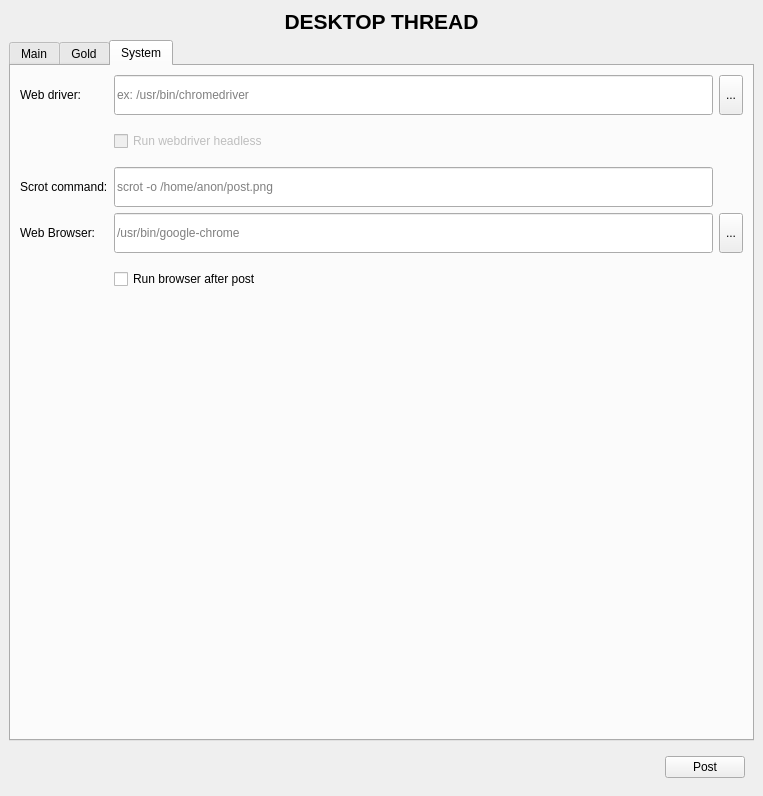
<?xml version="1.0" encoding="UTF-8"?>
<ui version="4.0">
 <author>Jordan Thomas</author>
 <class>MainWindow</class>
 <widget class="QMainWindow" name="MainWindow">
  <property name="geometry">
   <rect>
    <x>0</x>
    <y>0</y>
    <width>763</width>
    <height>796</height>
   </rect>
  </property>
  <property name="windowTitle">
   <string>MainWindow</string>
  </property>
  <property name="autoFillBackground">
   <bool>false</bool>
  </property>
  <widget class="QWidget" name="centralwidget">
   <layout class="QGridLayout" name="gridLayout">
    <item row="1" column="0">
     <widget class="QTabWidget" name="tabWidget">
      <property name="enabled">
       <bool>true</bool>
      </property>
      <property name="tabShape">
       <enum>QTabWidget::Rounded</enum>
      </property>
      <property name="currentIndex">
       <number>2</number>
      </property>
      <widget class="QWidget" name="MainTab">
       <attribute name="title">
        <string>Main</string>
       </attribute>
       <layout class="QFormLayout" name="formLayout">
        <item row="1" column="0">
         <widget class="QLabel" name="NameFieldLabel">
          <property name="minimumSize">
           <size>
            <width>69</width>
            <height>34</height>
           </size>
          </property>
          <property name="text">
           <string>Name:</string>
          </property>
          <property name="alignment">
           <set>Qt::AlignRight|Qt::AlignTrailing|Qt::AlignVCenter</set>
          </property>
          <property name="textInteractionFlags">
           <set>Qt::LinksAccessibleByKeyboard|Qt::LinksAccessibleByMouse</set>
          </property>
          <property name="buddy">
           <cstring>NameField</cstring>
          </property>
         </widget>
        </item>
        <item row="1" column="1">
         <widget class="QLineEdit" name="NameField">
          <property name="sizePolicy">
           <sizepolicy hsizetype="Expanding" vsizetype="Fixed">
            <horstretch>0</horstretch>
            <verstretch>0</verstretch>
           </sizepolicy>
          </property>
          <property name="minimumSize">
           <size>
            <width>0</width>
            <height>30</height>
           </size>
          </property>
          <property name="maximumSize">
           <size>
            <width>32768</width>
            <height>20</height>
           </size>
          </property>
          <property name="baseSize">
           <size>
            <width>30</width>
            <height>30</height>
           </size>
          </property>
          <property name="text">
           <string/>
          </property>
          <property name="maxLength">
           <number>5</number>
          </property>
          <property name="frame">
           <bool>true</bool>
          </property>
          <property name="alignment">
           <set>Qt::AlignLeading|Qt::AlignLeft|Qt::AlignVCenter</set>
          </property>
          <property name="placeholderText">
           <string>Anonymous</string>
          </property>
          <property name="clearButtonEnabled">
           <bool>true</bool>
          </property>
         </widget>
        </item>
        <item row="2" column="0">
         <widget class="QLabel" name="CommentFieldLabel">
          <property name="text">
           <string>Comment:</string>
          </property>
          <property name="alignment">
           <set>Qt::AlignRight|Qt::AlignTrailing|Qt::AlignVCenter</set>
          </property>
          <property name="buddy">
           <cstring>CommentField</cstring>
          </property>
         </widget>
        </item>
        <item row="2" column="1">
         <widget class="QTextEdit" name="CommentField">
          <property name="maximumSize">
           <size>
            <width>32768</width>
            <height>100</height>
           </size>
          </property>
          <property name="sizeAdjustPolicy">
           <enum>QAbstractScrollArea::AdjustToContents</enum>
          </property>
          <property name="tabChangesFocus">
           <bool>true</bool>
          </property>
          <property name="acceptRichText">
           <bool>false</bool>
          </property>
          <property name="placeholderText">
           <string>Is this the current desktop thread?</string>
          </property>
         </widget>
        </item>
        <item row="5" column="1">
         <widget class="QLabel" name="DesktopPreview">
          <property name="enabled">
           <bool>true</bool>
          </property>
          <property name="sizePolicy">
           <sizepolicy hsizetype="Maximum" vsizetype="Minimum">
            <horstretch>0</horstretch>
            <verstretch>0</verstretch>
           </sizepolicy>
          </property>
          <property name="minimumSize">
           <size>
            <width>640</width>
            <height>360</height>
           </size>
          </property>
          <property name="maximumSize">
           <size>
            <width>640</width>
            <height>360</height>
           </size>
          </property>
          <property name="acceptDrops">
           <bool>true</bool>
          </property>
          <property name="toolTip">
           <string>Preview of desktop</string>
          </property>
          <property name="statusTip">
           <string/>
          </property>
          <property name="autoFillBackground">
           <bool>false</bool>
          </property>
          <property name="frameShape">
           <enum>QFrame::Box</enum>
          </property>
          <property name="frameShadow">
           <enum>QFrame::Sunken</enum>
          </property>
          <property name="lineWidth">
           <number>3</number>
          </property>
          <property name="midLineWidth">
           <number>2</number>
          </property>
          <property name="text">
           <string notr="true"/>
          </property>
          <property name="textFormat">
           <enum>Qt::RichText</enum>
          </property>
          <property name="pixmap">
           <pixmap>Tidus.jpg</pixmap>
          </property>
          <property name="scaledContents">
           <bool>true</bool>
          </property>
          <property name="wordWrap">
           <bool>true</bool>
          </property>
         </widget>
        </item>
        <item row="3" column="0">
         <widget class="QLabel" name="ThreadLabel">
          <property name="text">
           <string>Thread: </string>
          </property>
          <property name="alignment">
           <set>Qt::AlignBottom|Qt::AlignLeading|Qt::AlignLeft</set>
          </property>
          <property name="buddy">
           <cstring>ThreadComboBox</cstring>
          </property>
         </widget>
        </item>
        <item row="3" column="1">
         <widget class="QWidget" name="widget" native="true">
          <property name="sizePolicy">
           <sizepolicy hsizetype="Preferred" vsizetype="Expanding">
            <horstretch>0</horstretch>
            <verstretch>0</verstretch>
           </sizepolicy>
          </property>
          <property name="maximumSize">
           <size>
            <width>16777215</width>
            <height>52</height>
           </size>
          </property>
          <layout class="QHBoxLayout" name="horizontalLayout">
           <item alignment="Qt::AlignVCenter">
            <widget class="QComboBox" name="ThreadComboBox">
             <property name="maximumSize">
              <size>
               <width>200</width>
               <height>16777215</height>
              </size>
             </property>
             <property name="currentText">
              <string/>
             </property>
             <property name="placeholderText">
              <string>Choose Thread to Post in</string>
             </property>
            </widget>
           </item>
           <item alignment="Qt::AlignVCenter">
            <widget class="QCheckBox" name="NewThreadCheckBox">
             <property name="text">
              <string>Force New Thread</string>
             </property>
            </widget>
           </item>
           <item>
            <widget class="QLabel" name="BlankThreadSpacerLabel">
             <property name="text">
              <string/>
             </property>
            </widget>
           </item>
          </layout>
         </widget>
        </item>
        <item row="4" column="0">
         <widget class="QLabel" name="label">
          <property name="text">
           <string>File:</string>
          </property>
          <property name="buddy">
           <cstring>lineEdit</cstring>
          </property>
         </widget>
        </item>
        <item row="4" column="1">
         <widget class="QWidget" name="widget_3" native="true">
          <layout class="QHBoxLayout" name="horizontalLayout_3">
           <item>
            <widget class="QLineEdit" name="lineEdit">
             <property name="maximumSize">
              <size>
               <width>16777215</width>
               <height>40</height>
              </size>
             </property>
             <property name="placeholderText">
              <string>/home/anon/post.png</string>
             </property>
            </widget>
           </item>
           <item>
            <widget class="QToolButton" name="toolButton">
             <property name="maximumSize">
              <size>
               <width>16777215</width>
               <height>40</height>
              </size>
             </property>
             <property name="text">
              <string>...</string>
             </property>
            </widget>
           </item>
          </layout>
         </widget>
        </item>
       </layout>
      </widget>
      <widget class="QWidget" name="GoldOptionsTab">
       <attribute name="title">
        <string>Gold</string>
       </attribute>
       <layout class="QFormLayout" name="formLayout_2">
        <item row="0" column="0">
         <widget class="QLabel" name="TokenLabel">
          <property name="text">
           <string>Token:</string>
          </property>
          <property name="alignment">
           <set>Qt::AlignRight|Qt::AlignTrailing|Qt::AlignVCenter</set>
          </property>
         </widget>
        </item>
        <item row="0" column="1">
         <widget class="QLineEdit" name="TokenInputField">
          <property name="maximumSize">
           <size>
            <width>800</width>
            <height>100</height>
           </size>
          </property>
          <property name="echoMode">
           <enum>QLineEdit::PasswordEchoOnEdit</enum>
          </property>
          <property name="placeholderText">
           <string>Your 4channel pass token</string>
          </property>
         </widget>
        </item>
        <item row="1" column="0">
         <widget class="QLabel" name="PinLabel">
          <property name="layoutDirection">
           <enum>Qt::LeftToRight</enum>
          </property>
          <property name="text">
           <string>PIN: </string>
          </property>
          <property name="alignment">
           <set>Qt::AlignRight|Qt::AlignTrailing|Qt::AlignVCenter</set>
          </property>
          <property name="indent">
           <number>-1</number>
          </property>
         </widget>
        </item>
        <item row="1" column="1">
         <widget class="QLineEdit" name="PinInputField">
          <property name="maximumSize">
           <size>
            <width>800</width>
            <height>100</height>
           </size>
          </property>
          <property name="echoMode">
           <enum>QLineEdit::PasswordEchoOnEdit</enum>
          </property>
          <property name="placeholderText">
           <string>Your 4channel pass PIN </string>
          </property>
         </widget>
        </item>
        <item row="2" column="0">
         <widget class="QLabel" name="BlankFillerForGoldCheckbox">
          <property name="text">
           <string/>
          </property>
          <property name="alignment">
           <set>Qt::AlignRight|Qt::AlignTrailing|Qt::AlignVCenter</set>
          </property>
         </widget>
        </item>
        <item row="2" column="1">
         <widget class="QCheckBox" name="GoldAccountCheckbox">
          <property name="toolTip">
           <string>If disabled, you cannot use headless mode!</string>
          </property>
          <property name="text">
           <string>Gold Account Enabled</string>
          </property>
         </widget>
        </item>
       </layout>
      </widget>
      <widget class="QWidget" name="SystemTab">
       <property name="enabled">
        <bool>true</bool>
       </property>
       <property name="maximumSize">
        <size>
         <width>16777215</width>
         <height>600</height>
        </size>
       </property>
       <attribute name="title">
        <string>System</string>
       </attribute>
       <attribute name="toolTip">
        <string>System settings</string>
       </attribute>
       <layout class="QGridLayout">
        <item row="0" column="0">
         <widget class="QLabel" name="webdriverLabel">
          <property name="maximumSize">
           <size>
            <width>16777215</width>
            <height>40</height>
           </size>
          </property>
          <property name="text">
           <string>Web driver: </string>
          </property>
          <property name="buddy">
           <cstring>WebDriverInput</cstring>
          </property>
         </widget>
        </item>
        <item row="5" column="3">
         <widget class="QToolButton" name="WebBrowserFileChoose">
          <property name="maximumSize">
           <size>
            <width>16777215</width>
            <height>40</height>
           </size>
          </property>
          <property name="text">
           <string>...</string>
          </property>
         </widget>
        </item>
        <item row="5" column="0">
         <widget class="QLabel" name="WebBrowserLabel">
          <property name="maximumSize">
           <size>
            <width>16777215</width>
            <height>40</height>
           </size>
          </property>
          <property name="text">
           <string>Web Browser: </string>
          </property>
         </widget>
        </item>
        <item row="6" column="1">
         <widget class="QCheckBox" name="checkBox_2">
          <property name="maximumSize">
           <size>
            <width>16777215</width>
            <height>40</height>
           </size>
          </property>
          <property name="text">
           <string>Run browser after post</string>
          </property>
         </widget>
        </item>
        <item row="5" column="1">
         <widget class="QLineEdit" name="WebBrowserInput">
          <property name="maximumSize">
           <size>
            <width>16777215</width>
            <height>40</height>
           </size>
          </property>
          <property name="placeholderText">
           <string>/usr/bin/google-chrome</string>
          </property>
         </widget>
        </item>
        <item row="3" column="1">
         <widget class="QLineEdit" name="ScrotCommandInput">
          <property name="maximumSize">
           <size>
            <width>800</width>
            <height>40</height>
           </size>
          </property>
          <property name="placeholderText">
           <string>scrot -o /home/anon/post.png</string>
          </property>
         </widget>
        </item>
        <item row="0" column="3">
         <widget class="QToolButton" name="WebDriverFileChoose">
          <property name="maximumSize">
           <size>
            <width>16777215</width>
            <height>40</height>
           </size>
          </property>
          <property name="text">
           <string>...</string>
          </property>
          <property name="checkable">
           <bool>false</bool>
          </property>
         </widget>
        </item>
        <item row="1" column="1">
         <widget class="QCheckBox" name="checkBox">
          <property name="enabled">
           <bool>false</bool>
          </property>
          <property name="maximumSize">
           <size>
            <width>16777215</width>
            <height>40</height>
           </size>
          </property>
          <property name="toolTip">
           <string>Headless mode only works if using gold account, see Gold tab</string>
          </property>
          <property name="text">
           <string>Run webdriver headless</string>
          </property>
         </widget>
        </item>
        <item row="3" column="0">
         <widget class="QLabel" name="ScrotCommandLabel">
          <property name="maximumSize">
           <size>
            <width>16777215</width>
            <height>40</height>
           </size>
          </property>
          <property name="text">
           <string>Scrot command:</string>
          </property>
         </widget>
        </item>
        <item row="0" column="1">
         <widget class="QLineEdit" name="WebDriverInput">
          <property name="maximumSize">
           <size>
            <width>800</width>
            <height>40</height>
           </size>
          </property>
          <property name="text">
           <string/>
          </property>
          <property name="placeholderText">
           <string>ex: /usr/bin/chromedriver</string>
          </property>
         </widget>
        </item>
        <item row="7" column="3" alignment="Qt::AlignTop">
         <widget class="QLabel" name="HeadlessBlank2">
          <property name="maximumSize">
           <size>
            <width>16777215</width>
            <height>40</height>
           </size>
          </property>
          <property name="text">
           <string/>
          </property>
         </widget>
        </item>
       </layout>
      </widget>
     </widget>
    </item>
    <item row="4" column="0">
     <widget class="QWidget" name="widget_2" native="true">
      <property name="enabled">
       <bool>true</bool>
      </property>
      <property name="maximumSize">
       <size>
        <width>16777215</width>
        <height>60</height>
       </size>
      </property>
      <layout class="QHBoxLayout" name="horizontalLayout_2">
       <item>
        <widget class="QLabel" name="PostButtonSpacerLabel">
         <property name="text">
          <string/>
         </property>
        </widget>
       </item>
       <item>
        <widget class="QPushButton" name="PostButton">
         <property name="sizePolicy">
          <sizepolicy hsizetype="Fixed" vsizetype="Fixed">
           <horstretch>0</horstretch>
           <verstretch>0</verstretch>
          </sizepolicy>
         </property>
         <property name="text">
          <string>Post</string>
         </property>
        </widget>
       </item>
      </layout>
     </widget>
    </item>
    <item row="0" column="0">
     <widget class="QLabel" name="DesktopHeader">
      <property name="sizePolicy">
       <sizepolicy hsizetype="Maximum" vsizetype="Minimum">
        <horstretch>0</horstretch>
        <verstretch>0</verstretch>
       </sizepolicy>
      </property>
      <property name="maximumSize">
       <size>
        <width>32768</width>
        <height>26</height>
       </size>
      </property>
      <property name="text">
       <string>&lt;html&gt;&lt;head/&gt;&lt;body&gt;&lt;p&gt;&lt;span style=&quot; font-size:16pt; font-weight:600;&quot;&gt;DESKTOP THREAD&lt;/span&gt;&lt;/p&gt;&lt;/body&gt;&lt;/html&gt;</string>
      </property>
      <property name="textFormat">
       <enum>Qt::RichText</enum>
      </property>
      <property name="alignment">
       <set>Qt::AlignCenter</set>
      </property>
     </widget>
    </item>
   </layout>
  </widget>
 </widget>
 <resources/>
 <connections/>
 <designerdata>
  <property name="gridDeltaX">
   <number>10</number>
  </property>
  <property name="gridDeltaY">
   <number>10</number>
  </property>
  <property name="gridSnapX">
   <bool>true</bool>
  </property>
  <property name="gridSnapY">
   <bool>true</bool>
  </property>
  <property name="gridVisible">
   <bool>true</bool>
  </property>
 </designerdata>
</ui>
